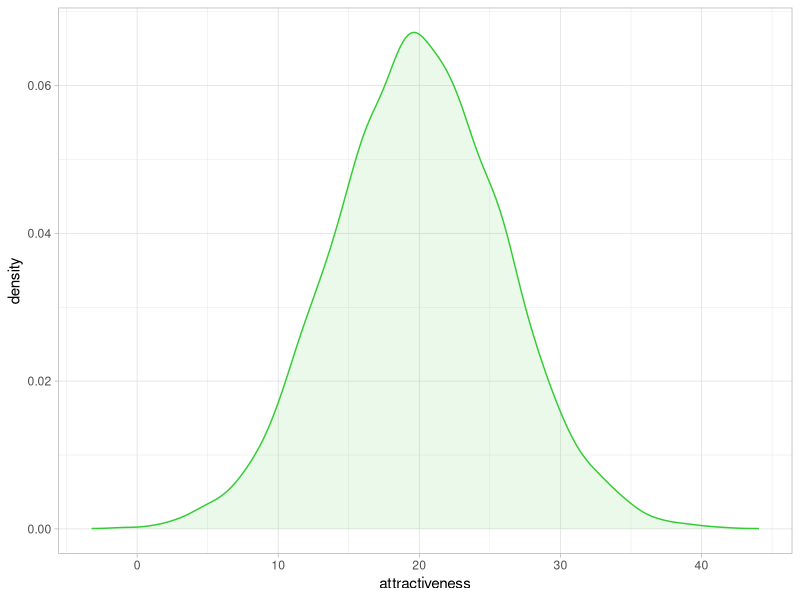

This chart was generated by the following R code:
## ---- chunk 1
knitr::opts_chunk$set(fig.align = "center")
ggplot2::theme_set(ggplot2::theme_light())
## ---- chunk 2
library(tidyverse)
library(sn)
## ---- chunk 3
set.seed(20200425)
population <- tibble(
  attractiveness = rsn(n = 10000, xi = 20, omega = 6)
  )

population %>% 
  ggplot(aes(x = attractiveness)) +
  geom_density(fill = "limegreen", color = "limegreen", alpha = 0.1)

tibble(
  populations = rep(list(population), 3000)
)
## ---- chunk 4
remove(list = ls())
